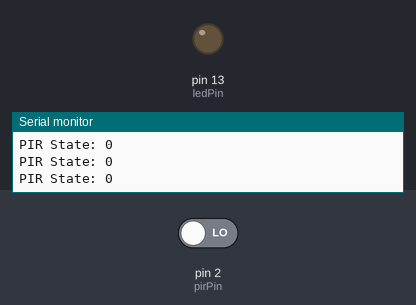
Bench run of a sketch on a simulated Arduino Uno, built with avr-gcc and run on an emulated ATmega328P. Shown: output pins drawn as LEDs (lit = HIGH), the last lines printed to the serial monitor. The inputs (shaded band) are chosen by the test bench; at power-on: pin 2 (pirPin) LOW.

Above: at 1.2 s.
1.3 s: pin 2 (pirPin) driven HIGH
At 1.8 s:
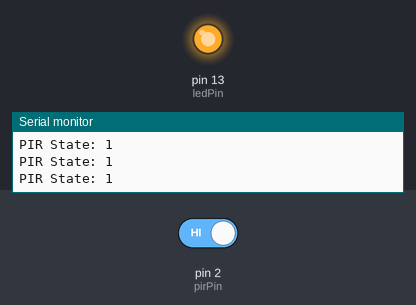
2.8 s: pin 2 (pirPin) driven LOW
At 3.1 s:
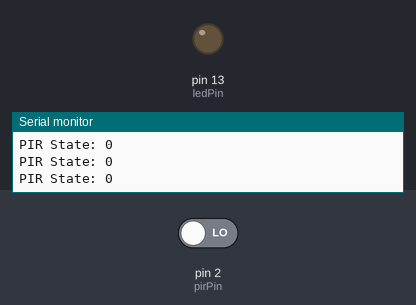
Timing chart, 0 to 5.8 s (numbered marks = the images above; inputs shaded):
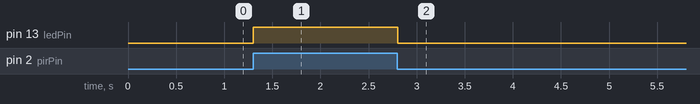

The sketch:

experiment_to_detect_human_movement_using_PIR_motion_sensor_.ino
```cpp
const int pirPin = 2;     // PIR motion sensor output pin connected to digital pin 2
const int ledPin = 13;    // LED connected to digital pin 13

// Variables
int pirState = LOW;       // Variable to store the PIR sensor state

void setup() {
  pinMode(pirPin, INPUT);  // Set the PIR pin as an input
  pinMode(ledPin, OUTPUT); // Set the LED pin as an output
  Serial.begin(9600);      // Initialize serial communication for debugging
}

void loop() {
  pirState = digitalRead(pirPin); // Read the state of the PIR sensor

  // Print the PIR state to the serial monitor (for debugging purposes)
  Serial.print("PIR State: ");
  Serial.println(pirState);

  // If motion is detected, turn on the LED
  if (pirState == HIGH) {
    digitalWrite(ledPin, HIGH); // Turn on the LED
  } else {
    digitalWrite(ledPin, LOW);  // Turn off the LED
  }

  delay(100); // Short delay before next reading
}
```

Measured:
- after the input at 1.3 s, pin 13 (ledPin): LOW → HIGH at once
- after the input at 2.8 s, pin 13 (ledPin): HIGH → LOW at once
